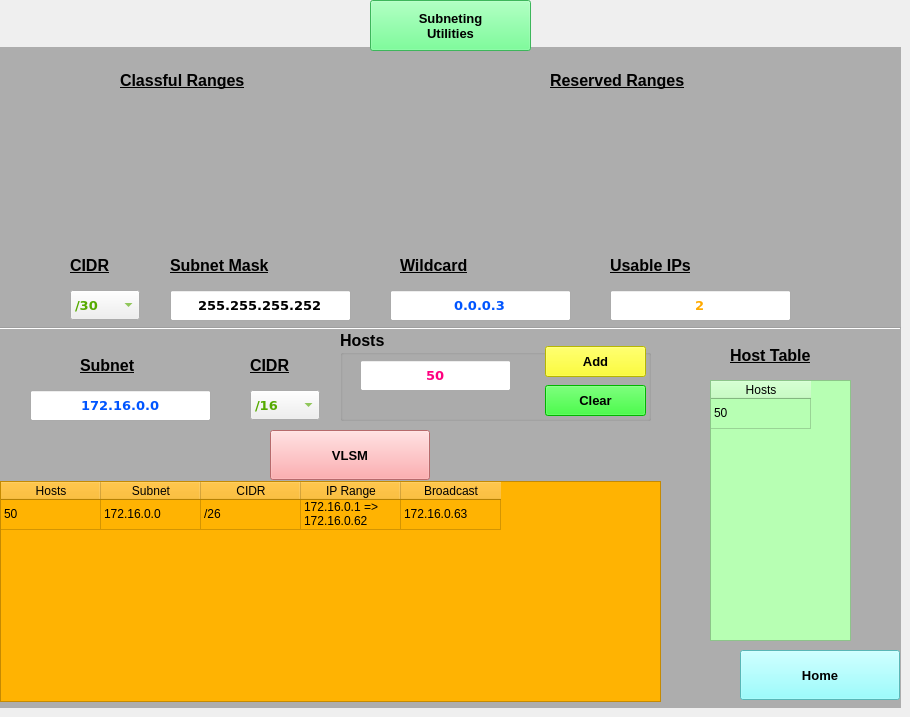
    <widget class="QWidget" name="Subnet">
     <widget class="QLabel" name="S_backimg">
      <property name="geometry">
       <rect>
        <x>0</x>
        <y>0</y>
        <width>901</width>
        <height>50</height>
       </rect>
      </property>
      <property name="text">
       <string/>
      </property>
      <property name="pixmap">
       <pixmap>../img/cisco1.png</pixmap>
      </property>
     </widget>
     <widget class="QPushButton" name="S_Btn_title">
      <property name="enabled">
       <bool>true</bool>
      </property>
      <property name="geometry">
       <rect>
        <x>370</x>
        <y>0</y>
        <width>161</width>
        <height>51</height>
       </rect>
      </property>
      <property name="font">
       <font>
        <pointsize>10</pointsize>
        <weight>75</weight>
        <bold>true</bold>
       </font>
      </property>
      <property name="styleSheet">
       <string notr="true">background-color: rgb(85, 255, 127);</string>
      </property>
      <property name="text">
       <string>Subneting
Utilities</string>
      </property>
     </widget>
     <widget class="QLabel" name="S_img1">
      <property name="geometry">
       <rect>
        <x>40</x>
        <y>100</y>
        <width>331</width>
        <height>131</height>
       </rect>
      </property>
      <property name="text">
       <string/>
      </property>
      <property name="pixmap">
       <pixmap>../img/cheatSheet1.png</pixmap>
      </property>
      <property name="scaledContents">
       <bool>true</bool>
      </property>
     </widget>
     <widget class="QLabel" name="S_img2">
      <property name="geometry">
       <rect>
        <x>480</x>
        <y>100</y>
        <width>331</width>
        <height>111</height>
       </rect>
      </property>
      <property name="text">
       <string/>
      </property>
      <property name="pixmap">
       <pixmap>../img/cheatSheet2.png</pixmap>
      </property>
      <property name="scaledContents">
       <bool>true</bool>
      </property>
     </widget>
     <widget class="QLabel" name="S_label_classful">
      <property name="geometry">
       <rect>
        <x>120</x>
        <y>60</y>
        <width>171</width>
        <height>41</height>
       </rect>
      </property>
      <property name="font">
       <font>
        <pointsize>12</pointsize>
        <weight>75</weight>
        <bold>true</bold>
        <underline>true</underline>
       </font>
      </property>
      <property name="text">
       <string>Classful Ranges</string>
      </property>
     </widget>
     <widget class="QLabel" name="S_label_reserved">
      <property name="geometry">
       <rect>
        <x>550</x>
        <y>60</y>
        <width>181</width>
        <height>41</height>
       </rect>
      </property>
      <property name="font">
       <font>
        <pointsize>12</pointsize>
        <weight>75</weight>
        <bold>true</bold>
        <underline>true</underline>
       </font>
      </property>
      <property name="text">
       <string>Reserved Ranges</string>
      </property>
     </widget>
     <widget class="QLabel" name="S_backColor">
      <property name="geometry">
       <rect>
        <x>0</x>
        <y>47</y>
        <width>901</width>
        <height>661</height>
       </rect>
      </property>
      <property name="styleSheet">
       <string notr="true">background-color: rgb(173, 173, 173);</string>
      </property>
      <property name="text">
       <string/>
      </property>
     </widget>
     <widget class="QPushButton" name="S_home">
      <property name="enabled">
       <bool>true</bool>
      </property>
      <property name="geometry">
       <rect>
        <x>740</x>
        <y>650</y>
        <width>160</width>
        <height>50</height>
       </rect>
      </property>
      <property name="font">
       <font>
        <pointsize>10</pointsize>
        <weight>75</weight>
        <bold>true</bold>
       </font>
      </property>
      <property name="styleSheet">
       <string notr="true">background-color: rgb(125, 255, 255);</string>
      </property>
      <property name="text">
       <string>Home</string>
      </property>
     </widget>
     <widget class="QComboBox" name="S_subnet_combo">
      <property name="geometry">
       <rect>
        <x>70</x>
        <y>290</y>
        <width>70</width>
        <height>30</height>
       </rect>
      </property>
      <property name="sizePolicy">
       <sizepolicy hsizetype="Fixed" vsizetype="Fixed">
        <horstretch>70</horstretch>
        <verstretch>30</verstretch>
       </sizepolicy>
      </property>
      <property name="minimumSize">
       <size>
        <width>70</width>
        <height>30</height>
       </size>
      </property>
      <property name="maximumSize">
       <size>
        <width>70</width>
        <height>30</height>
       </size>
      </property>
      <property name="font">
       <font>
        <family>Verdana</family>
        <pointsize>10</pointsize>
        <weight>75</weight>
        <bold>true</bold>
       </font>
      </property>
      <property name="styleSheet">
       <string notr="true">color: rgb(85, 170, 0);</string>
      </property>
      <item>
       <property name="text">
        <string>/30</string>
       </property>
      </item>
     </widget>
     <widget class="QLineEdit" name="S_subnet_editMask">
      <property name="geometry">
       <rect>
        <x>170</x>
        <y>290</y>
        <width>181</width>
        <height>31</height>
       </rect>
      </property>
      <property name="sizePolicy">
       <sizepolicy hsizetype="Fixed" vsizetype="Fixed">
        <horstretch>181</horstretch>
        <verstretch>31</verstretch>
       </sizepolicy>
      </property>
      <property name="minimumSize">
       <size>
        <width>180</width>
        <height>31</height>
       </size>
      </property>
      <property name="maximumSize">
       <size>
        <width>181</width>
        <height>31</height>
       </size>
      </property>
      <property name="font">
       <font>
        <family>Verdana</family>
        <pointsize>10</pointsize>
        <weight>75</weight>
        <bold>true</bold>
       </font>
      </property>
      <property name="text">
       <string>255.255.255.252</string>
      </property>
      <property name="alignment">
       <set>Qt::AlignCenter</set>
      </property>
      <property name="readOnly">
       <bool>true</bool>
      </property>
     </widget>
     <widget class="QLineEdit" name="S_subnet_editWild">
      <property name="geometry">
       <rect>
        <x>390</x>
        <y>290</y>
        <width>181</width>
        <height>31</height>
       </rect>
      </property>
      <property name="sizePolicy">
       <sizepolicy hsizetype="Fixed" vsizetype="Fixed">
        <horstretch>181</horstretch>
        <verstretch>31</verstretch>
       </sizepolicy>
      </property>
      <property name="minimumSize">
       <size>
        <width>181</width>
        <height>31</height>
       </size>
      </property>
      <property name="maximumSize">
       <size>
        <width>181</width>
        <height>31</height>
       </size>
      </property>
      <property name="font">
       <font>
        <family>Verdana</family>
        <pointsize>10</pointsize>
        <weight>75</weight>
        <bold>true</bold>
       </font>
      </property>
      <property name="styleSheet">
       <string notr="true">color: rgb(0, 85, 255);</string>
      </property>
      <property name="text">
       <string>0.0.0.3</string>
      </property>
      <property name="alignment">
       <set>Qt::AlignCenter</set>
      </property>
      <property name="readOnly">
       <bool>true</bool>
      </property>
     </widget>
     <widget class="QLineEdit" name="S_subnet_editIp">
      <property name="geometry">
       <rect>
        <x>610</x>
        <y>290</y>
        <width>181</width>
        <height>31</height>
       </rect>
      </property>
      <property name="sizePolicy">
       <sizepolicy hsizetype="Fixed" vsizetype="Fixed">
        <horstretch>181</horstretch>
        <verstretch>31</verstretch>
       </sizepolicy>
      </property>
      <property name="minimumSize">
       <size>
        <width>181</width>
        <height>31</height>
       </size>
      </property>
      <property name="maximumSize">
       <size>
        <width>181</width>
        <height>31</height>
       </size>
      </property>
      <property name="font">
       <font>
        <family>Verdana</family>
        <pointsize>10</pointsize>
        <weight>75</weight>
        <bold>true</bold>
       </font>
      </property>
      <property name="styleSheet">
       <string notr="true">color: rgb(255, 170, 0);</string>
      </property>
      <property name="text">
       <string>2</string>
      </property>
      <property name="alignment">
       <set>Qt::AlignCenter</set>
      </property>
      <property name="readOnly">
       <bool>true</bool>
      </property>
     </widget>
     <widget class="QLabel" name="S_subnet_cidr">
      <property name="geometry">
       <rect>
        <x>70</x>
        <y>250</y>
        <width>61</width>
        <height>31</height>
       </rect>
      </property>
      <property name="font">
       <font>
        <pointsize>12</pointsize>
        <weight>75</weight>
        <bold>true</bold>
        <underline>true</underline>
       </font>
      </property>
      <property name="text">
       <string>CIDR</string>
      </property>
     </widget>
     <widget class="QLabel" name="S_subnet_mask">
      <property name="geometry">
       <rect>
        <x>170</x>
        <y>250</y>
        <width>141</width>
        <height>31</height>
       </rect>
      </property>
      <property name="font">
       <font>
        <pointsize>12</pointsize>
        <weight>75</weight>
        <bold>true</bold>
        <underline>true</underline>
       </font>
      </property>
      <property name="text">
       <string>Subnet Mask</string>
      </property>
     </widget>
     <widget class="QLabel" name="S_subnet_wildcard">
      <property name="geometry">
       <rect>
        <x>400</x>
        <y>250</y>
        <width>101</width>
        <height>31</height>
       </rect>
      </property>
      <property name="font">
       <font>
        <pointsize>12</pointsize>
        <weight>75</weight>
        <bold>true</bold>
        <underline>true</underline>
       </font>
      </property>
      <property name="text">
       <string>Wildcard</string>
      </property>
     </widget>
     <widget class="QLabel" name="S_subnet_ip">
      <property name="geometry">
       <rect>
        <x>610</x>
        <y>250</y>
        <width>111</width>
        <height>31</height>
       </rect>
      </property>
      <property name="font">
       <font>
        <pointsize>12</pointsize>
        <weight>75</weight>
        <bold>true</bold>
        <underline>true</underline>
       </font>
      </property>
      <property name="text">
       <string>Usable IPs</string>
      </property>
     </widget>
     <widget class="QLabel" name="S_vlsm_subnet">
      <property name="geometry">
       <rect>
        <x>80</x>
        <y>350</y>
        <width>81</width>
        <height>31</height>
       </rect>
      </property>
      <property name="font">
       <font>
        <pointsize>12</pointsize>
        <weight>75</weight>
        <bold>true</bold>
        <underline>true</underline>
       </font>
      </property>
      <property name="text">
       <string>Subnet</string>
      </property>
     </widget>
     <widget class="Line" name="S_line">
      <property name="geometry">
       <rect>
        <x>0</x>
        <y>320</y>
        <width>901</width>
        <height>16</height>
       </rect>
      </property>
      <property name="styleSheet">
       <string notr="true"/>
      </property>
      <property name="orientation">
       <enum>Qt::Horizontal</enum>
      </property>
     </widget>
     <widget class="QLineEdit" name="S_vlsm_editIp">
      <property name="geometry">
       <rect>
        <x>30</x>
        <y>390</y>
        <width>181</width>
        <height>31</height>
       </rect>
      </property>
      <property name="sizePolicy">
       <sizepolicy hsizetype="Fixed" vsizetype="Fixed">
        <horstretch>181</horstretch>
        <verstretch>31</verstretch>
       </sizepolicy>
      </property>
      <property name="minimumSize">
       <size>
        <width>181</width>
        <height>31</height>
       </size>
      </property>
      <property name="maximumSize">
       <size>
        <width>181</width>
        <height>31</height>
       </size>
      </property>
      <property name="font">
       <font>
        <family>Verdana</family>
        <pointsize>10</pointsize>
        <weight>75</weight>
        <bold>true</bold>
       </font>
      </property>
      <property name="styleSheet">
       <string notr="true">color: rgb(0, 85, 255);</string>
      </property>
      <property name="text">
       <string>172.16.0.0</string>
      </property>
      <property name="alignment">
       <set>Qt::AlignCenter</set>
      </property>
      <property name="readOnly">
       <bool>true</bool>
      </property>
     </widget>
     <widget class="QComboBox" name="S_vlsm_combo">
      <property name="geometry">
       <rect>
        <x>250</x>
        <y>390</y>
        <width>70</width>
        <height>30</height>
       </rect>
      </property>
      <property name="sizePolicy">
       <sizepolicy hsizetype="Fixed" vsizetype="Fixed">
        <horstretch>70</horstretch>
        <verstretch>30</verstretch>
       </sizepolicy>
      </property>
      <property name="minimumSize">
       <size>
        <width>70</width>
        <height>30</height>
       </size>
      </property>
      <property name="maximumSize">
       <size>
        <width>70</width>
        <height>30</height>
       </size>
      </property>
      <property name="font">
       <font>
        <family>Verdana</family>
        <pointsize>10</pointsize>
        <weight>75</weight>
        <bold>true</bold>
       </font>
      </property>
      <property name="styleSheet">
       <string notr="true">color: rgb(85, 170, 0);</string>
      </property>
      <item>
       <property name="text">
        <string>/16</string>
       </property>
      </item>
     </widget>
     <widget class="QLabel" name="S_vlsm_cidr">
      <property name="geometry">
       <rect>
        <x>250</x>
        <y>350</y>
        <width>61</width>
        <height>31</height>
       </rect>
      </property>
      <property name="font">
       <font>
        <pointsize>12</pointsize>
        <weight>75</weight>
        <bold>true</bold>
        <underline>true</underline>
       </font>
      </property>
      <property name="text">
       <string>CIDR</string>
      </property>
     </widget>
     <widget class="QGroupBox" name="S_gb_hosts">
      <property name="geometry">
       <rect>
        <x>340</x>
        <y>330</y>
        <width>311</width>
        <height>91</height>
       </rect>
      </property>
      <property name="font">
       <font>
        <pointsize>12</pointsize>
        <weight>75</weight>
        <bold>true</bold>
        <underline>false</underline>
       </font>
      </property>
      <property name="title">
       <string>Hosts</string>
      </property>
      <widget class="QLineEdit" name="S_gb_edit">
       <property name="geometry">
        <rect>
         <x>20</x>
         <y>30</y>
         <width>151</width>
         <height>31</height>
        </rect>
       </property>
       <property name="font">
        <font>
         <family>Verdana</family>
         <pointsize>10</pointsize>
         <weight>75</weight>
         <bold>true</bold>
         <underline>false</underline>
        </font>
       </property>
       <property name="styleSheet">
        <string notr="true">color: rgb(255, 0, 127);</string>
       </property>
       <property name="text">
        <string>50</string>
       </property>
       <property name="alignment">
        <set>Qt::AlignCenter</set>
       </property>
       <property name="readOnly">
        <bool>true</bool>
       </property>
      </widget>
      <widget class="QPushButton" name="S_gb_clear">
       <property name="enabled">
        <bool>true</bool>
       </property>
       <property name="geometry">
        <rect>
         <x>205</x>
         <y>55</y>
         <width>101</width>
         <height>31</height>
        </rect>
       </property>
       <property name="font">
        <font>
         <pointsize>10</pointsize>
         <weight>75</weight>
         <bold>true</bold>
         <underline>false</underline>
        </font>
       </property>
       <property name="styleSheet">
        <string notr="true">background-color: rgb(0, 255, 0);</string>
       </property>
       <property name="text">
        <string>Clear</string>
       </property>
      </widget>
      <widget class="QPushButton" name="S_gb_add">
       <property name="enabled">
        <bool>true</bool>
       </property>
       <property name="geometry">
        <rect>
         <x>205</x>
         <y>16</y>
         <width>101</width>
         <height>31</height>
        </rect>
       </property>
       <property name="font">
        <font>
         <pointsize>10</pointsize>
         <weight>75</weight>
         <bold>true</bold>
         <underline>false</underline>
        </font>
       </property>
       <property name="styleSheet">
        <string notr="true">background-color: rgb(255, 255, 0);</string>
       </property>
       <property name="text">
        <string>Add</string>
       </property>
      </widget>
     </widget>
     <widget class="QTableWidget" name="S_table_vlsm">
      <property name="geometry">
       <rect>
        <x>0</x>
        <y>481</y>
        <width>661</width>
        <height>221</height>
       </rect>
      </property>
      <property name="styleSheet">
       <string notr="true">background-color: rgb(255, 179, 2);</string>
      </property>
      <attribute name="verticalHeaderVisible">
       <bool>false</bool>
      </attribute>
      <row>
       <property name="text">
        <string>New Row</string>
       </property>
      </row>
      <column>
       <property name="text">
        <string>Hosts</string>
       </property>
      </column>
      <column>
       <property name="text">
        <string>Subnet</string>
       </property>
      </column>
      <column>
       <property name="text">
        <string>CIDR</string>
       </property>
      </column>
      <column>
       <property name="text">
        <string>IP Range</string>
       </property>
      </column>
      <column>
       <property name="text">
        <string>Broadcast</string>
       </property>
      </column>
      <item row="0" column="0">
       <property name="text">
        <string>50</string>
       </property>
      </item>
      <item row="0" column="1">
       <property name="text">
        <string>172.16.0.0</string>
       </property>
      </item>
      <item row="0" column="2">
       <property name="text">
        <string>/26</string>
       </property>
      </item>
      <item row="0" column="3">
       <property name="text">
        <string>172.16.0.1 =&gt; 172.16.0.62</string>
       </property>
      </item>
      <item row="0" column="4">
       <property name="text">
        <string>172.16.0.63</string>
       </property>
      </item>
     </widget>
     <widget class="QTableWidget" name="S_host_table">
      <property name="geometry">
       <rect>
        <x>710</x>
        <y>380</y>
        <width>141</width>
        <height>261</height>
       </rect>
      </property>
      <property name="styleSheet">
       <string notr="true">background-color: rgb(183, 255, 179);</string>
      </property>
      <attribute name="verticalHeaderVisible">
       <bool>false</bool>
      </attribute>
      <row>
       <property name="text">
        <string>a</string>
       </property>
      </row>
      <column>
       <property name="text">
        <string>Hosts</string>
       </property>
      </column>
      <item row="0" column="0">
       <property name="text">
        <string>50</string>
       </property>
      </item>
     </widget>
     <widget class="QLabel" name="S_vlsm_host">
      <property name="geometry">
       <rect>
        <x>730</x>
        <y>340</y>
        <width>111</width>
        <height>31</height>
       </rect>
      </property>
      <property name="font">
       <font>
        <pointsize>12</pointsize>
        <weight>75</weight>
        <bold>true</bold>
        <underline>true</underline>
       </font>
      </property>
      <property name="text">
       <string>Host Table</string>
      </property>
     </widget>
     <widget class="QPushButton" name="S_vlsm">
      <property name="enabled">
       <bool>true</bool>
      </property>
      <property name="geometry">
       <rect>
        <x>270</x>
        <y>430</y>
        <width>160</width>
        <height>50</height>
       </rect>
      </property>
      <property name="font">
       <font>
        <pointsize>10</pointsize>
        <weight>75</weight>
        <bold>true</bold>
       </font>
      </property>
      <property name="styleSheet">
       <string notr="true">background-color: rgb(255, 149, 151);</string>
      </property>
      <property name="text">
       <string>VLSM</string>
      </property>
     </widget>
     <zorder>S_backColor</zorder>
     <zorder>S_backimg</zorder>
     <zorder>S_Btn_title</zorder>
     <zorder>S_img1</zorder>
     <zorder>S_img2</zorder>
     <zorder>S_label_classful</zorder>
     <zorder>S_label_reserved</zorder>
     <zorder>S_home</zorder>
     <zorder>S_subnet_combo</zorder>
     <zorder>S_subnet_editMask</zorder>
     <zorder>S_subnet_editWild</zorder>
     <zorder>S_subnet_editIp</zorder>
     <zorder>S_subnet_cidr</zorder>
     <zorder>S_subnet_mask</zorder>
     <zorder>S_subnet_wildcard</zorder>
     <zorder>S_subnet_ip</zorder>
     <zorder>S_vlsm_subnet</zorder>
     <zorder>S_line</zorder>
     <zorder>S_vlsm_editIp</zorder>
     <zorder>S_vlsm_combo</zorder>
     <zorder>S_vlsm_cidr</zorder>
     <zorder>S_gb_hosts</zorder>
     <zorder>S_table_vlsm</zorder>
     <zorder>S_host_table</zorder>
     <zorder>S_vlsm_host</zorder>
     <zorder>S_vlsm</zorder>
    </widget>
